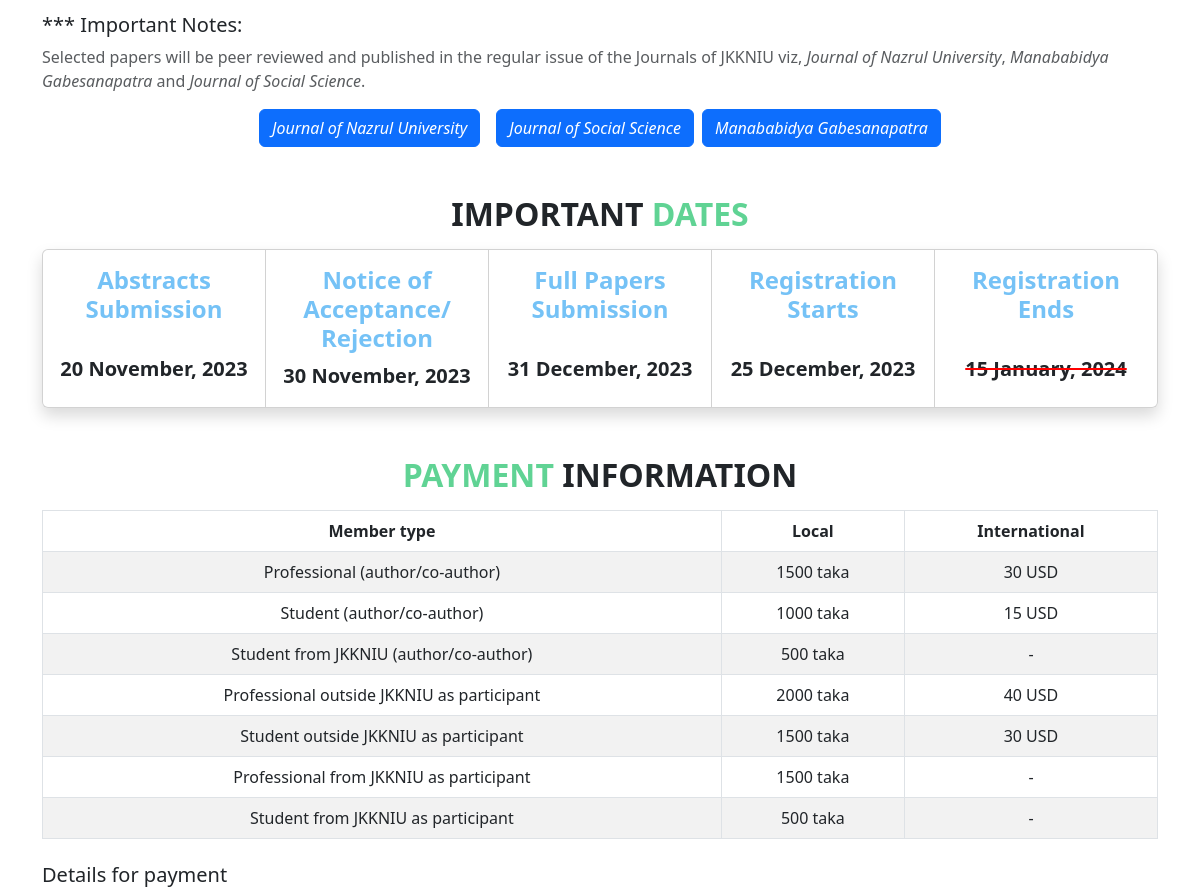
Before: / (middle part) with the older database file.
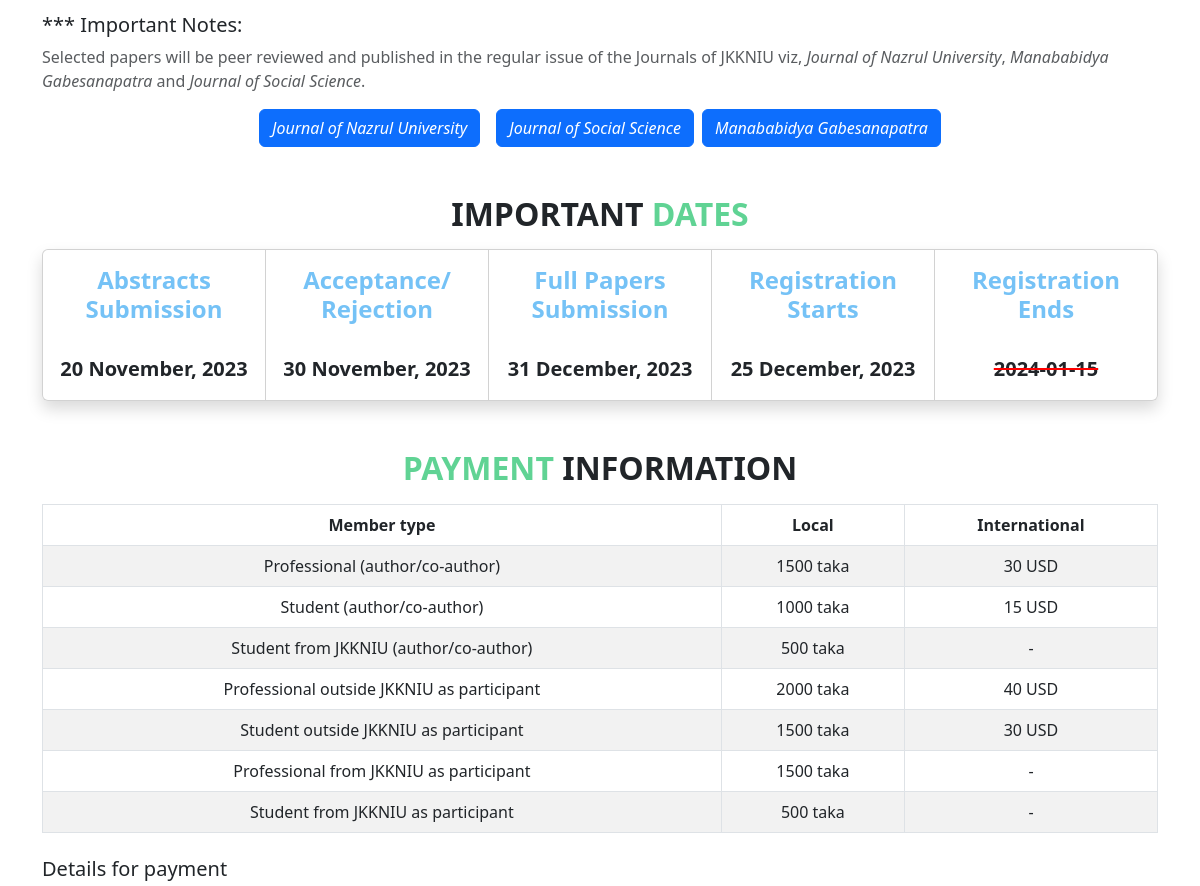
After: the same page with the newer database file.
### tables this page shows
CREATE TABLE `important_dates` (
  `id` int(11) NOT NULL,
  `topic` varchar(255) NOT NULL,
  `date` varchar(255) NOT NULL
);

### important_dates.php (the view)
<div class="container">
    <h2 class="text-uppercase fw-bold text-center mb-3" data-aos="fade-up">
        Important <span class="secondary_color">Dates</span>
    </h2>
    <?php
    $select_from_new_paper = "SELECT * FROM `important_dates` ";
    $run_select_from_new_paper = mysqli_query($conn, $select_from_new_paper);
    if (mysqli_num_rows($run_select_from_new_paper) > 0) {
    ?>
        <div class="card-group rounded shadow text-center" data-aos="fade-up-right">
            <?php
            while ($row = mysqli_fetch_assoc($run_select_from_new_paper)) {
                extract($row);
            ?>
                <div class="card" style="min-height: 15vh;">
                    <div class="card-body">
                        <h5 class="card-title primary_color fw-bold fs-4" style="min-height: 10vh;">
                            <?php
                            if (strlen($topic) < 20 && str_word_count($topic) > 1) {
                                $arr = explode(" ", $topic);
                                $lines = array_chunk($arr, 1);
                                foreach ($lines as $line)
                                    echo implode(" ", $line) . "<br/>";
                            } else {
                                echo $topic;
                            }
                            ?>
                        </h5>
                        <?php
                        $date_format = date("Y-m-d", strtotime($date));
                        $date_now = date("Y-m-d");
                        if (strtotime($date_format) > strtotime($date_now)) {
                        ?>
                            <p class="card-text fw-bold fs-5"><?php echo $date; ?></p>
                        <?php
                        } else {
                        ?>
                            <p class="card-text fw-bold fs-5" style="font-size: 1.5rem;text-decoration:line-through;text-decoration-color:red;"><?php echo $date; ?></p>
                        <?php
                        }
                        ?>
                    </div>
                </div>
            <?php
            }
            ?>
        <?php
    }
        ?>
        </div>
</div>

Changed rows visible on the page:
removed important_dates: line "Registration", line "Ends", date "15 January, 2024"
changed important_dates: topic "Notice of Acceptance/ Rejection" → "Acceptance/ Rejection"
added important_dates: line "Registration", line "Ends", date "2024-01-15"
